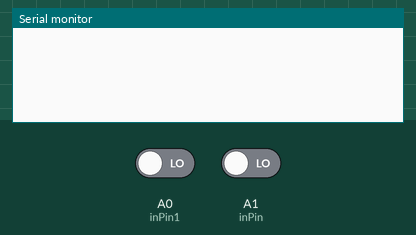
The sketch below on a simulated Arduino Uno, built with avr-gcc and run on an emulated ATmega328P. On the bench: the last lines printed to the serial monitor. The test bench sets the inputs (shaded band); at power-on: A0 (inPin1) LOW, A1 (inPin) LOW.

Above: at 1.2 s.
1.3 s: A0 (inPin1) driven HIGH
At 2.0 s:
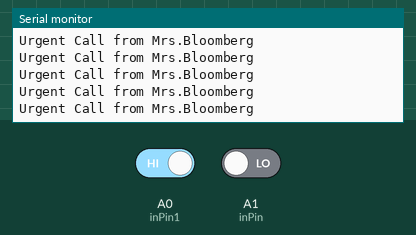
3.2 s: A1 (inPin) driven HIGH
At 3.7 s:
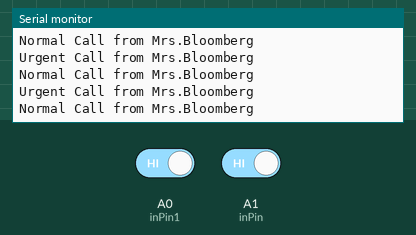
4.8 s: A0 (inPin1) driven LOW
7.8 s: A0 (inPin1) driven HIGH
At 8.7 s:
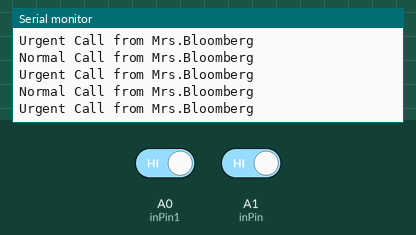
10.8 s: A1 (inPin) driven LOW
13.8 s: A0 (inPin1) driven LOW and A1 (inPin) driven HIGH
At 14.6 s:
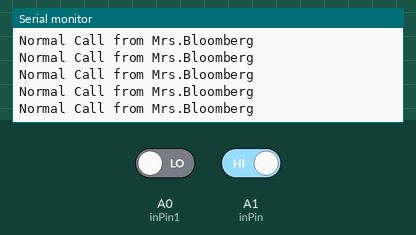

The sketch:

multiple_sensor.ino
```cpp
void setup() {
    const int BUTTON1 = A2;
    const int BUTTON2 = A0;
    int inPin = A1;
    int val = 0;

   // start serial port at 9600 bps:
   Serial.begin(9600);
}
//
//void loop() {
// // this example uses sensors with a range 0-1023
// // to change the range to 0-255, just divide by 4
// //otherwise use the map() method to convert the range
//    for (int thisSensor = 0; thisSensor < 2; thisSensor++) {
//      int sensorValue = analogRead(thisSensor);
//      Serial.print(sensorValue);
//      // if you're on the last sensor value, end with a println()
//      // otherwise, print a comma
//      //The number of sensors needs to be hard coded, in this example 3 sensors are running 0,1,2
//      if (thisSensor == 0) {
//         Serial.println("normal call");
//      } else {
//         Serial.print(",");
//      }
//   }
//}

void loop() {
        int val = 0;
        int val2 =0;
        int inPin = A1;
        int inPin1 = A0;

    val = digitalRead(inPin);  // read input value
  if (val == HIGH) {         // check if the input is HIGH (button released)
    Serial.println("Normal Call from Mrs.Bloomberg");  // turn LED OFF
  } if (val == LOW) {
    Serial.println("");  // turn LED ON
  }

   val2 = digitalRead(inPin1);  // read input value
  if (val2 == HIGH) {         // check if the input is HIGH (button released)
    Serial.println("Urgent Call from Mrs.Bloomberg");  // turn LED OFF
  } if (val2 == LOW) {
    Serial.println("");  // turn LED ON
  }


}
```

Measured:
- after the input at 1.3 s, the serial monitor: prints a new line after 0.07 s (image 1)
- after the input at 3.2 s, the serial monitor: prints a new line after 0.08 s (image 2)
